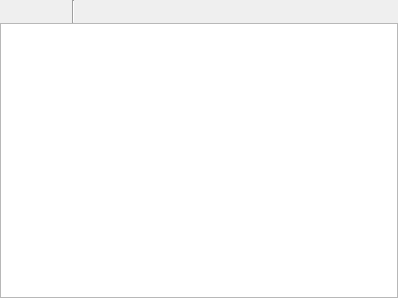
<?xml version="1.0" encoding="UTF-8"?>
<ui version="4.0">
 <class>NoteDialog</class>
 <widget class="QDialog" name="NoteDialog">
  <property name="geometry">
   <rect>
    <x>0</x>
    <y>0</y>
    <width>398</width>
    <height>298</height>
   </rect>
  </property>
  <property name="windowTitle">
   <string notr="true">Note</string>
  </property>
  <layout class="QVBoxLayout" name="dialogLayout">
   <property name="spacing">
    <number>0</number>
   </property>
   <property name="margin">
    <number>0</number>
   </property>
   <item>
    <layout class="QHBoxLayout" name="horizontalLayout">
     <property name="spacing">
      <number>0</number>
     </property>
     <item>
      <widget class="QToolButton" name="saveBtn">
       <property name="toolTip">
        <string>Save Note</string>
       </property>
       <property name="shortcut">
        <string notr="true">Ctrl+S</string>
       </property>
       <property name="autoRaise">
        <bool>true</bool>
       </property>
      </widget>
     </item>
     <item>
      <widget class="QToolButton" name="copyBtn">
       <property name="toolTip">
        <string>Copy note to clipboard</string>
       </property>
       <property name="text">
        <string notr="true"/>
       </property>
       <property name="icon">
        <iconset resource="../main.qrc">
         <normaloff>:/icons/copy</normaloff>:/icons/copy</iconset>
       </property>
       <property name="iconSize">
        <size>
         <width>16</width>
         <height>16</height>
        </size>
       </property>
       <property name="shortcut">
        <string>Ctrl+Shift+C</string>
       </property>
       <property name="autoRaise">
        <bool>true</bool>
       </property>
      </widget>
     </item>
     <item>
      <widget class="QToolButton" name="printBtn">
       <property name="toolTip">
        <string>Print Note</string>
       </property>
       <property name="text">
        <string notr="true"/>
       </property>
       <property name="icon">
        <iconset resource="../main.qrc">
         <normaloff>:/icons/print</normaloff>:/icons/print</iconset>
       </property>
       <property name="shortcut">
        <string>Ctrl+P</string>
       </property>
       <property name="autoRaise">
        <bool>true</bool>
       </property>
      </widget>
     </item>
     <item>
      <widget class="Line" name="line_2">
       <property name="orientation">
        <enum>Qt::Vertical</enum>
       </property>
      </widget>
     </item>
     <item>
      <widget class="QToolButton" name="findBtn">
       <property name="toolTip">
        <string>Find</string>
       </property>
       <property name="icon">
        <iconset resource="../main.qrc">
         <normaloff>:/icons/find</normaloff>:/icons/find</iconset>
       </property>
       <property name="shortcut">
        <string notr="true">Ctrl+F</string>
       </property>
       <property name="autoRaise">
        <bool>true</bool>
       </property>
      </widget>
     </item>
     <item>
      <spacer name="horizontalSpacer">
       <property name="orientation">
        <enum>Qt::Horizontal</enum>
       </property>
       <property name="sizeType">
        <enum>QSizePolicy::Fixed</enum>
       </property>
       <property name="sizeHint" stdset="0">
        <size>
         <width>20</width>
         <height>20</height>
        </size>
       </property>
      </spacer>
     </item>
     <item>
      <widget class="QToolButton" name="trashBtn">
       <property name="toolTip">
        <string>Delete note</string>
       </property>
       <property name="text">
        <string notr="true"/>
       </property>
       <property name="icon">
        <iconset resource="../main.qrc">
         <normaloff>:/icons/trash</normaloff>:/icons/trash</iconset>
       </property>
       <property name="iconSize">
        <size>
         <width>16</width>
         <height>16</height>
        </size>
       </property>
       <property name="shortcut">
        <string>Ctrl+D</string>
       </property>
       <property name="autoRaise">
        <bool>true</bool>
       </property>
      </widget>
     </item>
     <item>
      <spacer name="horizontalSpacer_2">
       <property name="orientation">
        <enum>Qt::Horizontal</enum>
       </property>
       <property name="sizeHint" stdset="0">
        <size>
         <width>40</width>
         <height>20</height>
        </size>
       </property>
      </spacer>
     </item>
    </layout>
   </item>
   <item>
    <widget class="NoteDialogEdit" name="noteEdit"/>
   </item>
  </layout>
 </widget>
 <customwidgets>
  <customwidget>
   <class>NoteDialogEdit</class>
   <extends>QTextEdit</extends>
   <header>notedialogedit.h</header>
  </customwidget>
 </customwidgets>
 <resources>
  <include location="../main.qrc"/>
 </resources>
 <connections/>
</ui>
